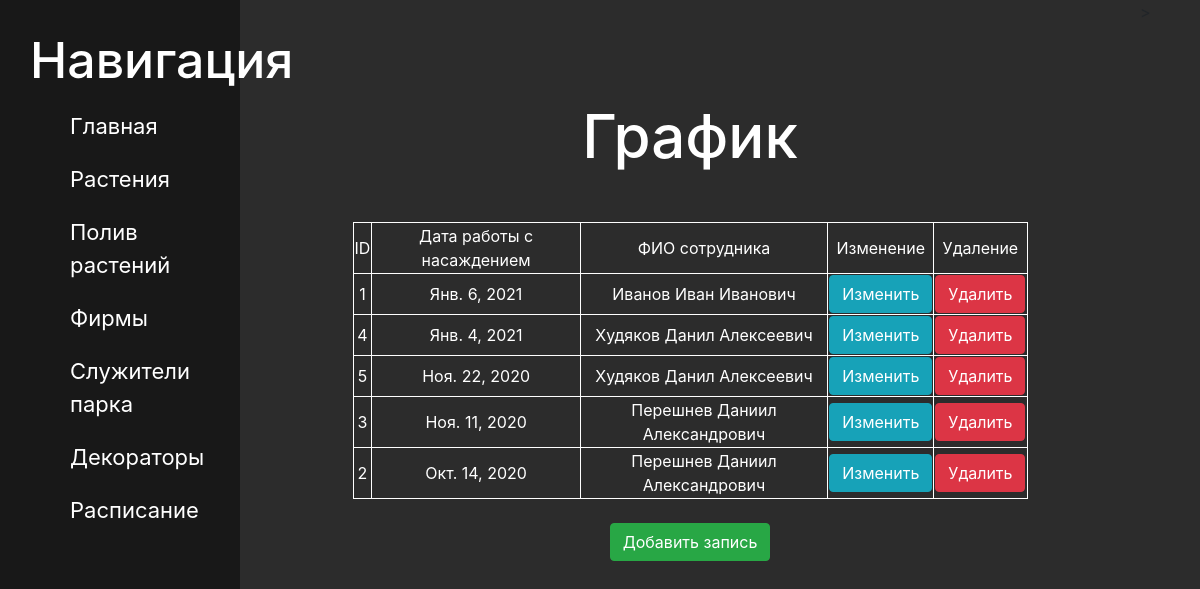
/plants/time/, run on the app's committed database.
### plants/models.py (models this page shows, shortened)
class Time(models.Model):
    date = models.DateField('Дата работы с насаждением')
    name = models.ForeignKey(Worker, on_delete=models.CASCADE, verbose_name='Рабочий')
    class Meta:
        verbose_name ='График'
        verbose_name_plural = 'Графики'

class Worker(models.Model):
    name= models.CharField(verbose_name ='ФИО',max_length=100)
    adress = models.CharField(verbose_name='Адрес', max_length=100)
    phone = models.CharField(verbose_name='Телефон',max_length=255 )
    firm = models.ForeignKey(Firms, on_delete=models.CASCADE, verbose_name='Фирмы')
    plant = models.OneToOneField(Articles, on_delete=models.CASCADE, verbose_name='Растения')
    def __str__(self):
        return self.name
    class Meta:
        verbose_name ='Рабочий'
        verbose_name_plural = 'Рабочие'

### plants/views.py (the view)
# urls.py: path('time/', views.time_home, name='tm'),
def time_home(request):
    time = Time.objects.order_by('-date')
    return render(request, 'time/time.html', {'time':time})

### plants/templates/time/time.html (shortened to what this page needs)
{% extends 'main/layout.html' %}
{% block content  %}
<div class="features">
    <h1>График</h1>
    {% if time %}
        <table border="1" class="tab">
            <tr>
                <td> ID </td>
                <td> Дата работы с насаждением </td>
                <td> ФИО сотрудника </td>
                <td> Изменение </td>
                <td> Удаление </td>
            </tr>
        {% for el in time %}
            <div  >
                <tr>
                    <td> {{el.id}} </td>
                    <td> {{el.date}} </td>
                    <td> {{el.name}}  </td>
                    <td> <a href="{% url 'updtm' el.id %}" class="btn btn-info"> Изменить</a> </td>
                    <td> <a href="{% url 'deltm' el.id %}" class="btn btn-danger"> Удалить</a> </td>
                </tr>
            </div>
        {% endfor %}
            </table>
    {% else %}
        <p>У вас нет записи</p>
    {%endif%}
    <br>
    <a href="{% url 'createtm' %}"> <button class = "btn btn-success">Добавить запись</button> </a>
</div>
{% endblock %}

### main/templates/main/layout.html (shortened to what this page needs)
{% load static %}
<!doctype html>
<html lang="en">
<head>
    <link rel="stylesheet"href = 'https://stackpath.bootstrapcdn.com/bootstrap/4.5.2/css/bootstrap.min.css'>
    <link rel="stylesheet"href ='{% static 'main/css/main.css' %}'>
</head>
<body>
    <aside>
        <h3>Навигация</h3>
        <ul>
            <a href="/"><li>Главная</li></a>
            <a href="/plants"><li>Растения</li></a>
            <a href="/irrigation"><li>Полив растений</li></a>
            <a href="/firms"><li>Фирмы</li></a>
            <a href="/worker"><li>Служители парка</li></a>
            <a href="/decorator"><li>Декораторы</li></a>
            <a href="/time"><li>Расписание</li></a>
        </ul>
    </aside>
    <main>
    {% block content %}
    {% endblock %}
    </main>>
</body>
</html>

### main/static/main/css/main.css (style rules this page uses)
body { background: #2c2c2c; }
aside { float: left; background: #181818; width: 20%; padding: 2.5%; height: 100vh; color: white; }
aside h3 { font-size: 50px; }
aside ul { list-style: none }
aside ul li { font-size: 22px; color: white; display: block; margin-top: 20px; }
main .features { float: left; color: white; margin-top: 100px; text-align: center; width: 75%; }
main .features h1 { font-size: 60px; }
table { border: 1px solid white; margin-top: 50px; margin-left: auto; margin-right: auto; width: 75% }

### data on the page
Time: id "1", date "Янв. 6, 2021", name "Иванов Иван Иванович"
Time: id "4", date "Янв. 4, 2021", name "Худяков Данил Алексеевич"
Time: id "5", date "Ноя. 22, 2020", name "Худяков Данил Алексеевич"
Time: id "3", date "Ноя. 11, 2020", name "Перешнев Даниил Александрович"
Time: id "2", date "Окт. 14, 2020", name "Перешнев Даниил Александрович"
